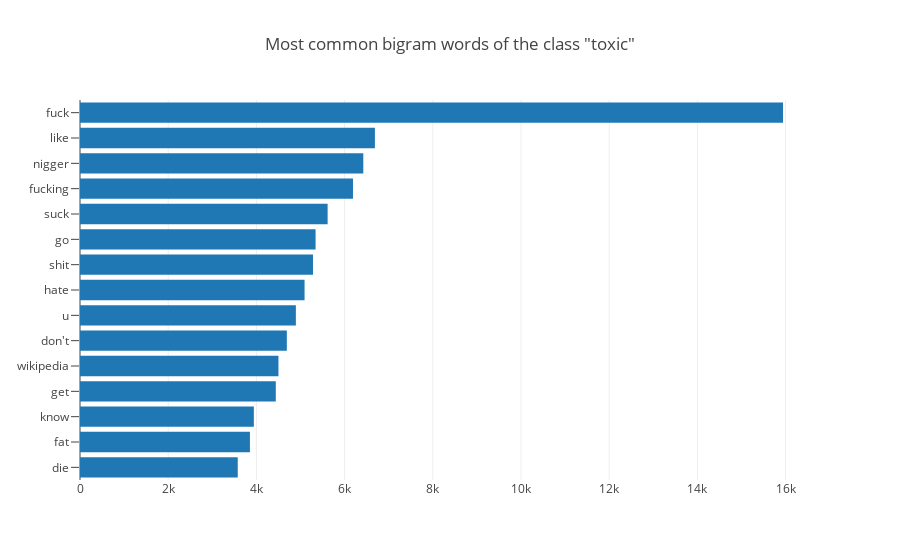

Write notebook code for a chart like this one.
### Code cell
most_common_words_bigram('toxic')

### Figure 1 — Plotly figure (JSON) as saved in the notebook; plotly's stock layout.template omitted (floating-point values rounded to 4 significant figures)
{"data": [{"orientation": "h", "type": "bar", "uid": "8af4f511-b669-4db0-9ce3-6e415558b2a9", "x": [3577, 3853, 3942, 4440, 4500, 4690, 4895, 5092, 5283, 5342, 5615, 6190, 6424, 6687, 15941], "y": ["die", "fat", "know", "get", "wikipedia", "don't", "u", "hate", "shit", "go", "suck", "fucking", "nigger", "like", "fuck"]}], "layout": {"title": {"text": "Most common bigram words of the class \"toxic\""}, "yaxis": {"ticklen": 8}}}
